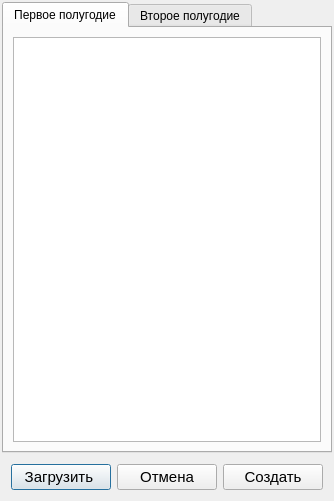
<?xml version="1.0" encoding="UTF-8"?>
<ui version="4.0">
 <class>Dialog_NewYear</class>
 <widget class="QDialog" name="Dialog_NewYear">
  <property name="geometry">
   <rect>
    <x>0</x>
    <y>0</y>
    <width>319</width>
    <height>501</height>
   </rect>
  </property>
  <property name="windowTitle">
   <string>Новый год</string>
  </property>
  <layout class="QGridLayout" name="gridLayout_3">
   <property name="leftMargin">
    <number>2</number>
   </property>
   <property name="topMargin">
    <number>2</number>
   </property>
   <property name="rightMargin">
    <number>2</number>
   </property>
   <property name="bottomMargin">
    <number>2</number>
   </property>
   <property name="spacing">
    <number>2</number>
   </property>
   <item row="0" column="0">
    <widget class="QTabWidget" name="tabWidget">
     <property name="currentIndex">
      <number>0</number>
     </property>
     <widget class="QWidget" name="tab_firstHalf">
      <attribute name="title">
       <string>Первое полугодие</string>
      </attribute>
      <layout class="QGridLayout" name="gridLayout">
       <item row="0" column="0">
        <widget class="QTableView" name="tableView"/>
       </item>
      </layout>
     </widget>
     <widget class="QWidget" name="tab_SecondHalf">
      <attribute name="title">
       <string>Второе полугодие</string>
      </attribute>
      <layout class="QGridLayout" name="gridLayout_2">
       <item row="0" column="0">
        <widget class="QTableView" name="tableView_2"/>
       </item>
      </layout>
     </widget>
    </widget>
   </item>
   <item row="1" column="0">
    <widget class="QFrame" name="">
     <layout class="QHBoxLayout" name="horizontalLayout">
      <item>
       <widget class="QPushButton" name="btn_loadFile">
        <property name="minimumSize">
         <size>
          <width>100</width>
          <height>0</height>
         </size>
        </property>
        <property name="font">
         <font>
          <pointsize>11</pointsize>
         </font>
        </property>
        <property name="text">
         <string>Загрузить </string>
        </property>
       </widget>
      </item>
      <item>
       <widget class="QPushButton" name="btn_Abort">
        <property name="minimumSize">
         <size>
          <width>100</width>
          <height>0</height>
         </size>
        </property>
        <property name="font">
         <font>
          <pointsize>11</pointsize>
         </font>
        </property>
        <property name="text">
         <string>Отмена</string>
        </property>
       </widget>
      </item>
      <item>
       <widget class="QPushButton" name="btn_Accept">
        <property name="minimumSize">
         <size>
          <width>100</width>
          <height>0</height>
         </size>
        </property>
        <property name="font">
         <font>
          <pointsize>11</pointsize>
         </font>
        </property>
        <property name="text">
         <string>Создать</string>
        </property>
       </widget>
      </item>
     </layout>
    </widget>
   </item>
  </layout>
 </widget>
 <resources/>
 <connections/>
</ui>
